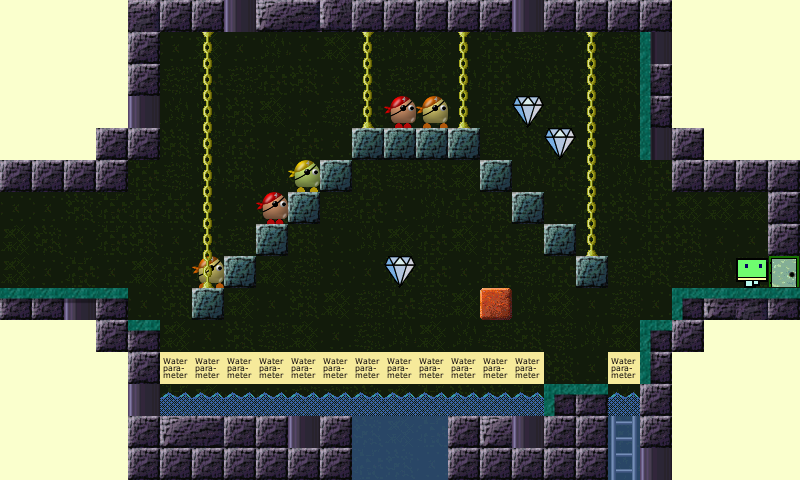

This game map was drawn from its Tiled (.tmx) file and the tilesets committed beside it. A one-line description and the full map source follow:
An orthogonal 25x15 tile map with 32x32 px tiles, 6 tile layers (Layer 0 tiles, Layer 1 underlays tiles, Layer 2 underlays sprites and player, Layer 3 underlays sprites and mobs, ...), 6 tilesets.

<map version="1.0" tiledversion="1.0.3" orientation="orthogonal" renderorder="right-down" width="25" height="15" tilewidth="32" tileheight="32" nextobjectid="1">
 <tileset firstgid="1" name="0" tilewidth="32" tileheight="32" tilecount="1000" columns="8">
  <image source="../images/map0Tiles.png" width="256" height="4000" />
 </tileset>
 <tileset firstgid="1001" name="1" tilewidth="32" tileheight="32" tilecount="1744" columns="8">
  <image source="../images/map1UnderlaysTiles.png" width="256" height="7000" />
 </tileset>
 <tileset firstgid="2745" name="2" tilewidth="32" tileheight="32" tilecount="64" columns="8">
  <image source="../images/map2UnderlaysSpritesAndPlayer.png" width="256" height="256" />
 </tileset>
 <tileset firstgid="2809" name="3" tilewidth="32" tileheight="32" tilecount="368" columns="8">
  <image source="../images/map3UnderlaysSpritesAndMobs.png" width="256" height="1500" />
 </tileset>
 <tileset firstgid="3177" name="4" tilewidth="32" tileheight="32" tilecount="120" columns="8">
  <image source="../images/map4OverlaysSprites.png" width="256" height="500" />
 </tileset>
 <tileset firstgid="3297" name="5" tilewidth="32" tileheight="32" tilecount="1000" columns="8">
  <image source="../images/map5OverlaysTiles.png" width="256" height="4000" />
 </tileset>
 <layer name="Layer 0 tiles" width="25" height="15">
  <data encoding="csv">
1,1,1,1,127,111,111,284,118,119,134,111,111,111,111,111,284,111,111,111,111,1,1,1,1,
1,1,1,1,111,196,204,196,203,196,204,202,203,204,196,194,202,196,194,202,284,1,1,1,1,
1,1,1,1,111,202,194,202,194,195,196,195,202,194,203,194,203,195,204,195,111,1,1,1,1,
1,1,1,1,284,203,203,195,204,196,202,194,196,196,196,194,194,194,202,203,111,1,1,1,1,
1,1,1,111,111,195,202,194,196,194,196,141,141,141,141,202,195,194,196,202,284,111,1,1,1,
111,111,111,111,194,202,203,195,203,195,141,195,202,195,204,141,203,194,202,203,194,111,111,111,111,
196,196,195,194,194,194,196,196,195,141,202,194,196,203,194,195,141,196,194,195,194,204,204,204,111,
204,195,196,194,195,196,194,202,141,195,196,203,204,194,204,194,202,141,202,196,194,195,196,196,111,
204,196,194,196,204,194,194,141,204,202,196,196,194,194,196,194,202,194,141,202,195,202,203,194,204,
111,111,284,111,196,195,141,204,196,195,204,202,194,202,204,194,203,204,196,202,196,111,118,127,111,
1,1,1,111,111,204,196,195,202,204,196,202,203,204,203,202,195,202,203,204,111,111,1,1,1,
1,1,1,1,111,196,195,202,195,194,204,195,196,195,196,203,202,195,196,195,111,1,1,1,1,
1,1,1,1,284,194,204,196,196,202,202,195,204,194,195,195,194,111,111,203,111,1,1,1,1,
1,1,1,1,111,118,119,111,111,284,111,195,204,194,111,118,284,111,111,195,111,1,1,1,1,
1,1,1,1,111,111,111,111,111,111,111,194,195,196,111,111,111,111,111,203,284,1,1,1,1
</data>
 </layer>
 <layer name="Layer 1 underlays tiles" width="25" height="15">
  <data encoding="csv">
0,0,0,0,0,0,0,0,0,0,0,0,0,0,0,0,0,0,0,0,0,0,0,0,0,
0,0,0,0,0,0,0,0,0,0,0,0,0,0,0,0,0,0,0,0,0,0,0,0,0,
0,0,0,0,0,0,0,0,0,0,0,0,0,0,0,0,0,0,0,0,0,0,0,0,0,
0,0,0,0,0,0,0,0,0,0,0,0,0,0,0,0,0,0,0,0,0,0,0,0,0,
0,0,0,0,0,0,0,0,0,0,0,0,0,0,0,0,0,0,0,0,0,0,0,0,0,
0,0,0,0,0,0,0,0,0,0,0,0,0,0,0,0,0,0,0,0,0,0,0,0,0,
0,0,0,0,0,0,0,0,0,0,0,0,0,0,0,0,0,0,0,0,0,0,0,0,0,
0,0,0,0,0,0,0,0,0,0,0,0,0,0,0,0,0,0,0,0,0,0,0,0,0,
0,0,0,0,0,0,0,0,0,0,0,0,0,0,0,0,0,0,0,0,0,0,0,0,0,
0,0,0,0,0,0,0,0,0,0,0,0,0,0,0,0,0,0,0,0,0,0,0,0,0,
0,0,0,0,0,0,0,0,0,0,0,0,0,0,0,0,0,0,0,0,0,0,0,0,0,
0,0,0,0,0,0,0,0,0,0,0,0,0,0,0,0,0,0,0,0,0,0,0,0,0,
0,0,0,0,0,0,0,0,0,0,0,0,0,0,0,0,0,0,0,0,0,0,0,0,0,
0,0,0,0,0,0,0,0,0,0,0,0,0,0,0,0,0,0,0,1433,0,0,0,0,0,
0,0,0,0,0,0,0,0,0,0,0,0,0,0,0,0,0,0,0,1433,0,0,0,0,0
</data>
 </layer>
 <layer name="Layer 2 underlays sprites and player" width="25" height="15">
  <data encoding="csv">
0,0,0,0,0,0,0,0,0,0,0,0,0,0,0,0,0,0,0,0,0,0,0,0,0,
0,0,0,0,0,0,0,0,0,0,0,0,0,0,0,0,0,0,0,0,0,0,0,0,0,
0,0,0,0,0,0,0,0,0,0,0,0,0,0,0,0,0,0,0,0,0,0,0,0,0,
0,0,0,0,0,0,0,0,0,0,0,0,0,0,0,0,0,0,0,0,0,0,0,0,0,
0,0,0,0,0,0,0,0,0,0,0,0,0,0,0,0,0,0,0,0,0,0,0,0,0,
0,0,0,0,0,0,0,0,0,0,0,0,0,0,0,0,0,0,0,0,0,0,0,0,0,
0,0,0,0,0,0,0,0,0,0,0,0,0,0,0,0,0,0,0,0,0,0,0,0,0,
0,0,0,0,0,0,0,0,0,0,0,0,0,0,0,0,0,0,0,0,0,0,0,0,0,
0,0,0,0,0,0,0,0,0,0,0,0,0,0,0,0,0,0,0,0,0,0,0,2745,0,
0,0,0,0,0,0,0,0,0,0,0,0,0,0,0,0,0,0,0,0,0,0,0,0,0,
0,0,0,0,0,0,0,0,0,0,0,0,0,0,0,0,0,0,0,0,0,0,0,0,0,
0,0,0,0,0,0,0,0,0,0,0,0,0,0,0,0,0,0,0,0,0,0,0,0,0,
0,0,0,0,0,0,0,0,0,0,0,0,0,0,0,0,0,0,0,0,0,0,0,0,0,
0,0,0,0,0,0,0,0,0,0,0,0,0,0,0,0,0,0,0,0,0,0,0,0,0,
0,0,0,0,0,0,0,0,0,0,0,0,0,0,0,0,0,0,0,0,0,0,0,0,0
</data>
 </layer>
 <layer name="Layer 3 underlays sprites and mobs" width="25" height="15">
  <data encoding="csv">
0,0,0,0,0,0,0,0,0,0,0,0,0,0,0,0,0,0,0,0,0,0,0,0,0,
0,0,0,0,0,0,0,0,0,0,0,0,0,0,0,0,0,0,0,0,0,0,0,0,0,
0,0,0,0,0,0,0,0,0,0,0,0,0,0,0,0,0,0,0,0,0,0,0,0,0,
0,0,0,0,0,0,0,0,0,0,0,0,2858,2860,0,0,3066,0,0,0,0,0,0,0,0,
0,0,0,0,0,0,0,0,0,0,0,0,0,0,0,0,0,3066,0,0,0,0,0,0,0,
0,0,0,0,0,0,0,0,0,2859,0,0,0,0,0,0,0,0,0,0,0,0,0,0,0,
0,0,0,0,0,0,0,0,2858,0,0,0,0,0,0,0,0,0,0,0,0,0,0,0,0,
0,0,0,0,0,0,0,0,0,0,0,0,0,0,0,0,0,0,0,0,0,0,0,0,0,
0,0,0,0,0,0,2860,0,0,0,0,0,3066,0,0,0,0,0,0,0,0,0,0,0,3067,
0,0,0,0,0,0,0,0,0,0,0,0,0,0,0,3077,0,0,0,0,0,0,0,0,0,
0,0,0,0,0,0,0,0,0,0,0,0,0,0,0,0,0,0,0,0,0,0,0,0,0,
0,0,0,0,0,3078,3078,3078,3078,3078,3078,3078,3078,3078,3078,3078,3078,0,0,3078,0,0,0,0,0,
0,0,0,0,0,0,0,0,0,0,0,0,0,0,0,0,0,0,0,0,0,0,0,0,0,
0,0,0,0,0,0,0,0,0,0,0,0,0,0,0,0,0,0,0,3098,0,0,0,0,0,
0,0,0,0,0,0,0,0,0,0,0,0,0,0,0,0,0,0,0,3098,0,0,0,0,0
</data>
 </layer>
 <layer name="Layer 4 overlays sprites" width="25" height="15">
  <data encoding="csv">
0,0,0,0,0,0,0,0,0,0,0,0,0,0,0,0,0,0,0,0,0,0,0,0,0,
0,0,0,0,0,0,0,0,0,0,0,0,0,0,0,0,0,0,0,0,0,0,0,0,0,
0,0,0,0,0,0,0,0,0,0,0,0,0,0,0,0,0,0,0,0,0,0,0,0,0,
0,0,0,0,0,0,0,0,0,0,0,0,0,0,0,0,0,0,0,0,0,0,0,0,0,
0,0,0,0,0,0,0,0,0,0,0,0,0,0,0,0,0,0,0,0,0,0,0,0,0,
0,0,0,0,0,0,0,0,0,0,0,0,0,0,0,0,0,0,0,0,0,0,0,0,0,
0,0,0,0,0,0,0,0,0,0,0,0,0,0,0,0,0,0,0,0,0,0,0,0,0,
0,0,0,0,0,0,0,0,0,0,0,0,0,0,0,0,0,0,0,0,0,0,0,0,0,
0,0,0,0,0,0,0,0,0,0,0,0,0,0,0,0,0,0,0,0,0,0,0,0,0,
0,0,0,0,0,0,0,0,0,0,0,0,0,0,0,0,0,0,0,0,0,0,0,0,0,
0,0,0,0,0,0,0,0,0,0,0,0,0,0,0,0,0,0,0,0,0,0,0,0,0,
0,0,0,0,0,0,0,0,0,0,0,0,0,0,0,0,0,0,0,0,0,0,0,0,0,
0,0,0,0,0,3177,3177,3177,3177,3177,3177,3177,3177,3177,3177,3177,3177,0,0,3177,0,0,0,0,0,
0,0,0,0,0,0,0,0,0,0,0,0,0,0,0,0,0,0,0,0,0,0,0,0,0,
0,0,0,0,0,0,0,0,0,0,0,0,0,0,0,0,0,0,0,0,0,0,0,0,0
</data>
 </layer>
 <layer name="Layer 5 overlays tiles" width="25" height="15">
  <data encoding="csv">
0,0,0,0,0,0,0,0,0,0,0,0,0,0,0,0,0,0,0,0,0,0,0,0,0,
0,0,0,0,0,0,3672,0,0,0,0,3672,0,0,3672,0,0,0,3672,0,3580,0,0,0,0,
0,0,0,0,0,0,3680,0,0,0,0,3680,0,0,3680,0,0,0,3680,0,3580,0,0,0,0,
0,0,0,0,0,0,3680,0,0,0,0,3688,0,0,3688,0,0,0,3680,0,3580,0,0,0,0,
0,0,0,0,0,0,3680,0,0,0,0,0,0,0,0,0,0,0,3680,0,3580,0,0,0,0,
0,0,0,0,0,0,3680,0,0,0,0,0,0,0,0,0,0,0,3680,0,0,0,0,0,0,
0,0,0,0,0,0,3680,0,0,0,0,0,0,0,0,0,0,0,3680,0,0,0,0,0,0,
0,0,0,0,0,0,3680,0,0,0,0,0,0,0,0,0,0,0,3688,0,0,0,0,0,0,
0,0,0,0,0,0,3688,0,0,0,0,0,0,0,0,0,0,0,0,0,0,0,0,0,0,
3577,3577,3577,3577,0,0,0,0,0,0,0,0,0,0,0,0,0,0,0,0,0,3579,3577,3577,3577,
0,0,0,0,3577,0,0,0,0,0,0,0,0,0,0,0,0,0,0,0,3579,0,0,0,0,
0,0,0,0,0,0,0,0,0,0,0,0,0,0,0,0,0,0,0,0,3580,0,0,0,0,
0,0,0,0,0,0,0,0,0,0,0,0,0,0,0,0,0,3579,3577,0,0,0,0,0,0,
0,0,0,0,0,0,0,0,0,0,0,3312,3312,3312,0,0,0,0,0,3312,0,0,0,0,0,
0,0,0,0,0,0,0,0,0,0,0,3312,3312,3312,0,0,0,0,0,3312,0,0,0,0,0
</data>
 </layer>
</map>
